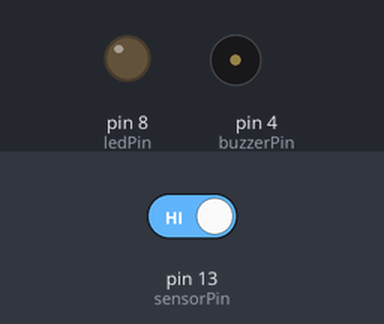
Bench run of a sketch on a simulated Arduino Uno, built with avr-gcc and run on an emulated ATmega328P. On the bench: output pins drawn as LEDs (lit = HIGH), buzzer (waves = sounding, pin HIGH). Inputs (shaded band) come from the test bench; at power-on: pin 13 (sensorPin) HIGH.

Above: at 1.2 s.
1.3 s: pin 13 (sensorPin) driven LOW
At 2.0 s:
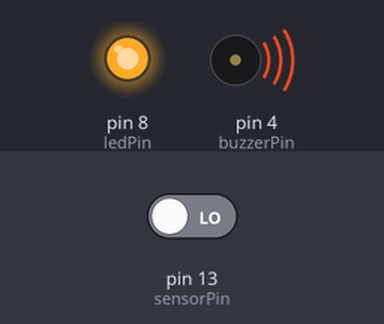
2.8 s: pin 13 (sensorPin) driven HIGH
At 5.5 s:
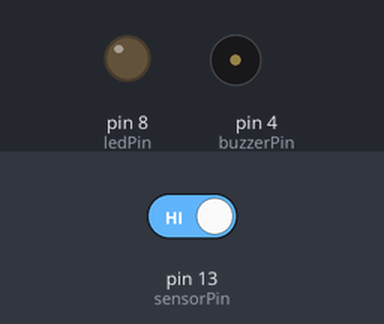
Timing chart, 0 to 7.0 s (numbered marks = the images above; inputs shaded):
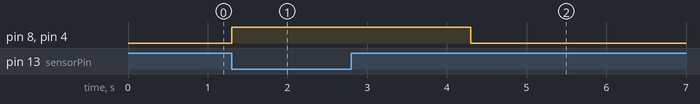

Measured:
- after the input at 1.3 s, pin 8 (ledPin), pin 4 (buzzerPin): LOW → HIGH at once
- after the input at 2.8 s, pin 8 (ledPin), pin 4 (buzzerPin): HIGH → LOW after 1.5 s

The sketch:

lab7.ino
```cpp
const int ledPin = 8;
const int sensorPin = 13;
const int buzzerPin = 4;
const int delaytime = 3000;

void setup() {
  pinMode(sensorPin, INPUT);
  pinMode(ledPin, OUTPUT);
  pinMode(buzzerPin, OUTPUT);
}

void loop() {
  int sensorState = digitalRead(sensorPin);

  if (sensorState != HIGH) {
    digitalWrite(ledPin, HIGH);
    digitalWrite(buzzerPin, HIGH);
    delay(delaytime);
    digitalWrite(ledPin, LOW);
    digitalWrite(buzzerPin, LOW);
  }
}
```
